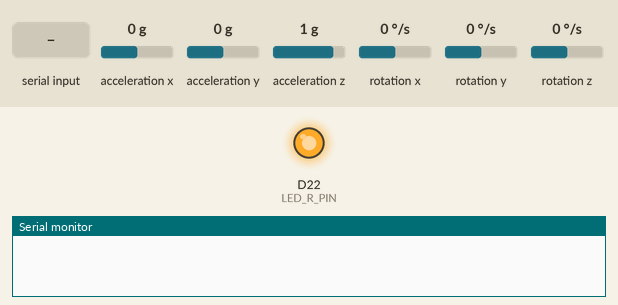
Bench run of a sketch on a simulated Arduino Nano 33 BLE. Parts: output pins drawn as LEDs (lit = HIGH), the last lines printed to the serial monitor. The inputs (shaded band) are chosen by the test bench; at power-on: acceleration x 0 g, acceleration y 0 g, acceleration z 1 g, rotation x 0 °/s, rotation y 0 °/s, rotation z 0 °/s.

Above: at 2.8 s.
2.9 s: "k" received over Serial
At 3.6 s:
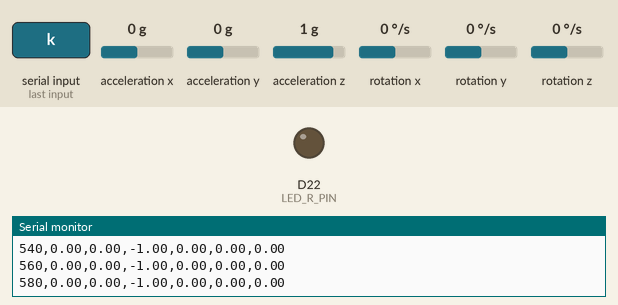
4.5 s: "w" received over Serial
At 4.8 s:
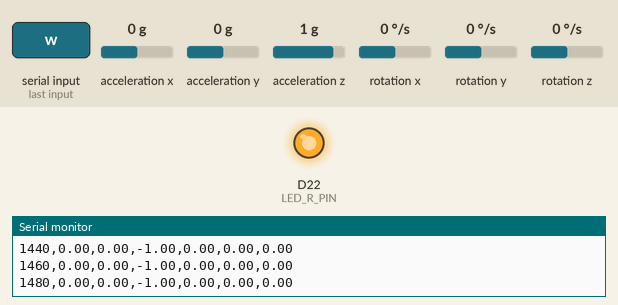
Timing chart, 0 to 7.5 s (numbered marks = the images above; inputs shaded):
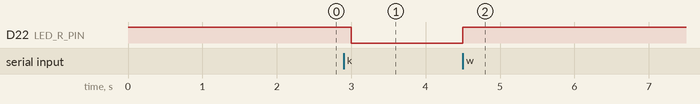

The sketch:

Get_Data.ino
```cpp
#include <Arduino_LSM9DS1.h>

// Settings
#define LED_R_PIN           22        // Red LED pin
#define DELAY_COLLECTION    1000      // Delay (ms) between collections

// Constants
#define CONVERT_G_TO_MS2    1.0f  // Used to convert G to m/s^2
#define SAMPLING_FREQ_HZ    50       // Sampling frequency (Hz)
#define SAMPLING_PERIOD_MS  1000 / SAMPLING_FREQ_HZ   // Sampling period (ms)
#define NUM_SAMPLES         100       // 100 samples at 100 Hz is 1 sec window
bool flag_send_data = false;
void setup() {

  // Enable LED pin (RGB LEDs are active low)
  pinMode(LED_R_PIN, OUTPUT);
  digitalWrite(LED_R_PIN, HIGH);

  // Start serial
  Serial.begin(115200);

  // Start accelerometer (part of IMU)
  if (!IMU.begin()) {
    Serial.println("Failed to initialize IMU!");
    while (1);
  }
}

void loop() {

  float acc_x;
  float acc_y;
  float acc_z;
  float gyr_x;
  float gyr_y;
  float gyr_z;
  unsigned long timestamp;
  unsigned long start_timestamp;

  if (Serial.available() > 0) {
    char command = Serial.read();
    if (command == 'k'){
      flag_send_data = true;
    }
  }

  if(flag_send_data){

    pinMode(LED_R_PIN, OUTPUT);
    digitalWrite(LED_R_PIN, LOW);

    // Print header
    Serial.println("timestamp,accX,accY,accZ,gyrX,gyrY,gyrZ");

    // Record samples in buffer
    start_timestamp = millis();

    while(flag_send_data){

      if (Serial.available() > 0) {
        char command = Serial.read();
        if (command == 'w'){
          flag_send_data = false;
        }
      }

      if(flag_send_data){
        // Take timestamp so we can hit our target frequency
        timestamp = millis();

        // Read and convert accelerometer data to m/s^2
        IMU.readAcceleration(acc_x, acc_y, acc_z);
        acc_x *= -1*CONVERT_G_TO_MS2;
        acc_y *= -1*CONVERT_G_TO_MS2;
        acc_z *= -1*CONVERT_G_TO_MS2;

        // Read gyroscope data (in degrees/sec)
        IMU.readGyroscope(gyr_x, gyr_y, gyr_z);

        // Print CSV data with timestamp
        Serial.print(timestamp - start_timestamp);
        Serial.print(",");
        Serial.print(acc_x);
        Serial.print(",");
        Serial.print(acc_y);
        Serial.print(",");
        Serial.print(acc_z);
        Serial.print(",");
        Serial.print(-1*gyr_x);
        Serial.print(",");
        Serial.print(1*gyr_y);
        Serial.print(",");
        Serial.println(-1*gyr_z);

        // Wait just long enough for our sampling period
        while (millis() < timestamp + SAMPLING_PERIOD_MS);
      }else{
        // Print empty line to transmit termination of recording
        Serial.println();

        // Turn off LED to show we're done
        digitalWrite(LED_R_PIN, HIGH);
        flag_send_data = false;
      }

    }
  }
  // Wait before repeating the collection process
  delay(DELAY_COLLECTION);
}
```

Measured:
- after the input at 2.9 s, D22 (LED_R_PIN): HIGH → LOW after 0.10 s
- after the input at 4.5 s, D22 (LED_R_PIN): LOW → HIGH at once
